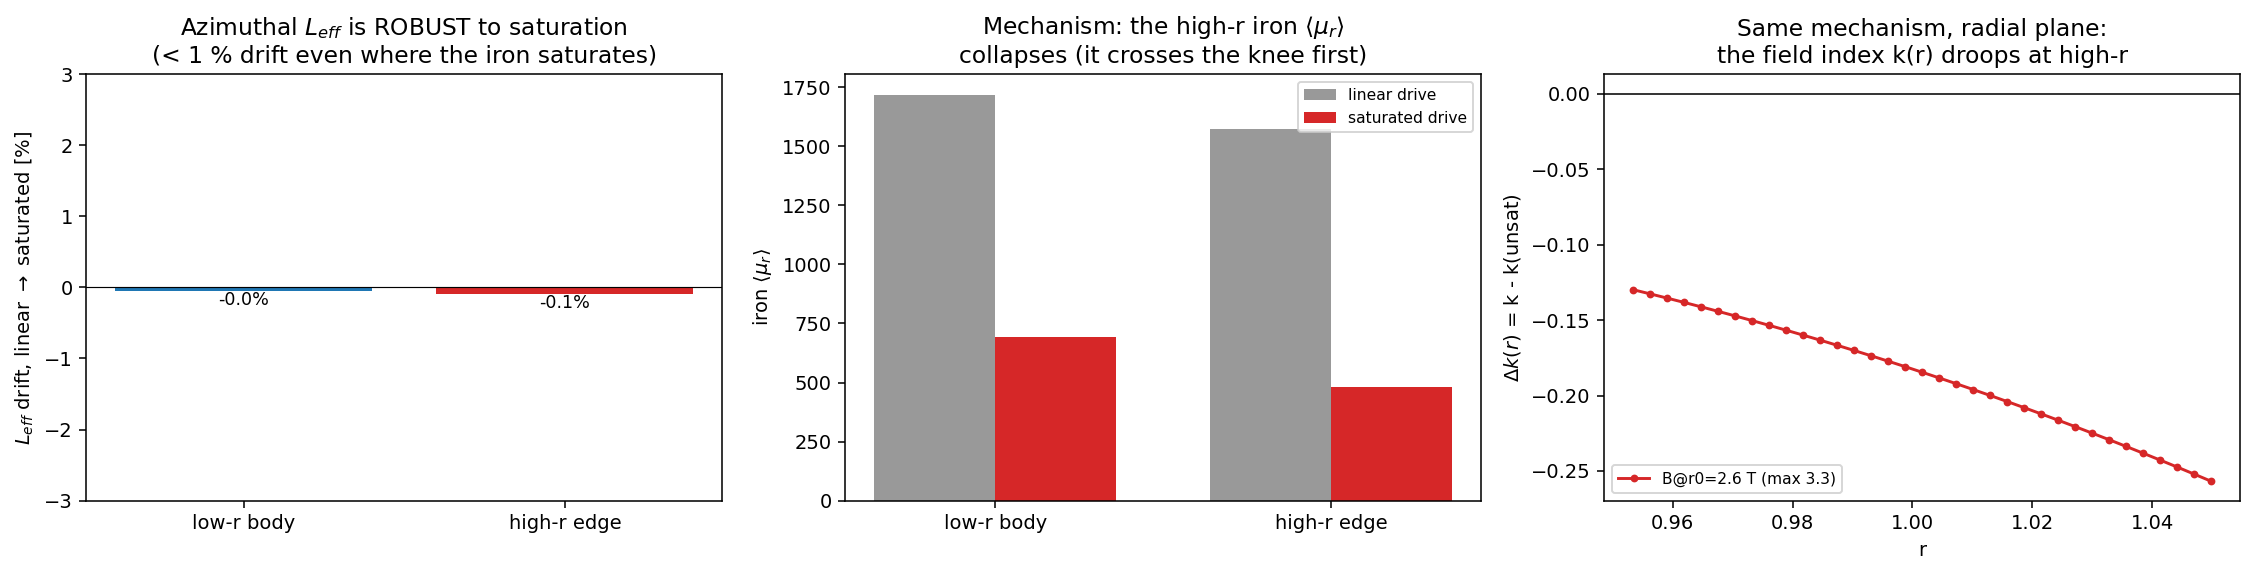

Source code (Python):
r"""The scaling-FFAG SECTOR body driven into SATURATION: the azimuthal L_eff is ROBUST
(gap-reluctance-dominated) while the radial field index k(r) is FRAGILE -- the two sector
planes respond OPPOSITELY to iron saturation.

THE COMBINATION (the §3.5 scaling sector + iron saturation)
-----------------------------------------------------------
scaling_ffag_pole_2d.py built the scaling-FFAG pole and showed (Step 2) that, in the
RADIAL (r, z) plane, iron saturation droops the field index k(r) at the high-r edge --
the highest-B edge crosses the iron knee first (the super-ferric achromaticity wall),
A/phi-certified.  ffag_sector_two_plane.py built the SECTOR -- the azimuthal (s, z) plane
that sets how the field turns on/off along the orbit and gives the effective magnetic
length L_eff = INT B_z ds / B_z(body) -- but it solved that azimuthal end LINEARLY
(mu_r = const).

This file drives the SECTOR BODY into saturation: it makes the azimuthal (s, z) end solve
NONLINEAR (Froehlich mu_r(|B|), the same knee as the radial Step 2) and solves it at the
high-r aperture edge (small gap, highest B) and the low-r body, at a LINEAR and a
SATURATED excitation.  The honest result for a scaling (large-gap) pole is a CONTRAST
between the two planes:

  * the AZIMUTHAL end is GAP-RELUCTANCE-DOMINATED: even where the iron saturates hardest
    (the high-r edge, where <mu_r> collapses by ~3x), the effective length L_eff barely
    moves (drift < 1 %) -- L_eff is ROBUST to saturation (cf. the same honest scope in
    clebsch_dipole_saturation_3d: a large-gap magnet's gap field softens only mildly with
    iron saturation);
  * the RADIAL field index k(r) is FRAGILE: the same high-r saturation droops k(r) (the
    achromaticity wall, scaling_ffag Step 2).

So saturation degrades the radial field SHAPE (the achromaticity) but NOT the azimuthal
end LENGTH -- a real design insight: the high-r achromaticity needs the radial reshape
(scaling_ffag Step 3), while the sector ENDS are saturation-robust and need no nonlinear
end correction.

WHAT IS COMPUTED
----------------
1. solve_azimuthal_saturated(r_ref, ..., B_design): the NONLINEAR azimuthal end solve
   (Froehlich Picard) on the scaling-gap sector pole at radius r_ref -> L_eff, the iron
   <mu_r>, the fringe-per-gap, the pole-end overshoot.
2. sector_saturation(...): solve the azimuthal end at the low-r body and the high-r edge,
   LINEAR vs SATURATED; show the high-r iron saturates (mu_r collapses) yet L_eff is
   robust (drift < 2 %) -- the gap-reluctance-dominated sector end.
3. The radial cross-check (reuse scaling_ffag_pole_2d.run_step2): the SAME high-r edge
   droops the field index k(r) -- the FRAGILE plane, contrasting with the robust end.

run:  python scaling_ffag_sector_saturation.py            # the sector saturation table
      python scaling_ffag_sector_saturation.py --fig        # + figure
      python scaling_ffag_sector_saturation.py --no-radial  # skip the radial cross-check
"""
import argparse
import json
import os
import sys

import numpy as np

sys.path.insert(0, os.path.dirname(os.path.abspath(__file__)))

from scaling_ffag_pole_2d import (                          # noqa: E402
    K_INDEX, G0, R0, MU0, MUR0_IRON, BK_IRON,
    aperture_radii, scaling_gap, field_index, run_step2,
)
from ffag_sector_two_plane import _azimuthal_geometry        # noqa: E402


def solve_azimuthal_saturated(r_ref, sector_arclen, B_design, k=K_INDEX, g0=G0,
                              r0=R0, pole_t=0.03, order=3, win_g=6.0, z_buffer=3.0,
                              relax=0.5, tol=1e-4, maxit=60):
    """Plane B made NONLINEAR: the finite-length scaling-gap sector pole at radius
    r_ref, gap g(r_ref), over the arc `sector_arclen`, with a Froehlich iron pole
    (mu_r(|B|), the same knee as the radial Step 2).  Scalar potential phi driven
    at Psi=mmf on the iron back (Picard on mu_r(|B|)).  Returns L_eff, the pole-end
    overshoot, the iron <mu_r>, and the saturation diagnostics."""
    from ngsolve import (H1, L2, BilinearForm, GridFunction, grad, dx, CF, Norm,
                         TaskManager, Mesh)

    g_ref = float(scaling_gap(r_ref, k, g0, r0))
    sector_half = 0.5 * sector_arclen
    win = win_g * g_ref                                       # fixed end window (~g)
    s_half = sector_half + win + z_buffer * g_ref
    z_top = 0.5 * g_ref + pole_t + z_buffer * g_ref
    maxh = g_ref / 3.0
    mmf = B_design * g_ref / (2.0 * MU0)                       # B_body ~ B_design
    n_eval = max(161, int(2.0 * (sector_half + win) / (g_ref / 20.0)))
    ss = np.linspace(-(sector_half + win), sector_half + win, n_eval)
    y_probe = 0.02 * g_ref
    geo = _azimuthal_geometry(s_half, z_top, sector_half, g_ref, pole_t)
    with TaskManager():
        mesh = Mesh(geo.GenerateMesh(maxh=maxh))
        fes = H1(mesh, order=order, dirichlet="median|irontop")
        u, v = fes.TnT()
        gfu = GridFunction(fes)
        bccf = mesh.BoundaryCF({"irontop": mmf, "median": 0.0}, default=0.0)
        fes_mu = L2(mesh, order=0)
        mu_gf = GridFunction(fes_mu)
        mu_gf.Set(mesh.MaterialCF({"iron": MUR0_IRON}, default=1.0))   # start
        iron_ind = mesh.MaterialCF({"iron": 1.0}, default=0.0)
        resid, it = 1.0, 0
        for it in range(1, maxit + 1):
            a = BilinearForm(fes)
            a += mu_gf * grad(u) * grad(v) * dx
            a.Assemble()
            gfu.Set(bccf, definedon=mesh.Boundaries("median|irontop"))
            r = gfu.vec.CreateVector()
            r.data = -a.mat * gfu.vec
            gfu.vec.data += a.mat.Inverse(fes.FreeDofs(),
                                          inverse="sparsecholesky") * r
            B = MU0 * mu_gf * Norm(grad(gfu))                 # |B| with current mu
            froh = 1.0 + (MUR0_IRON - 1.0) / (1.0 + (B / BK_IRON) ** 2)
            mu_target = (1.0 - iron_ind) * CF(1.0) + iron_ind * froh
            mu_new = GridFunction(fes_mu)
            mu_new.Set(mu_target)
            d = mu_new.vec.CreateVector()
            d.data = mu_new.vec - mu_gf.vec
            resid = d.Norm() / (mu_gf.vec.Norm() or 1.0)
            mu_gf.vec.data += relax * d
            if resid < tol:
                break
        g = grad(gfu)
        Bz = np.array([-MU0 * g(mesh(float(s), y_probe))[1] for s in ss])
        # iron <mu_r> (saturation state) over the iron pole
        iron_vol = float(np.nan)
        from ngsolve import Integrate
        iv = float(Integrate(iron_ind, mesh))
        mur_mean = float(Integrate(iron_ind * mu_gf, mesh)) / iv if iv > 0 else 0.0
        ndof, ne = int(fes.ndof), int(mesh.ne)
    body = np.abs(ss) < 0.3 * sector_half
    Bz_body = float(np.mean(Bz[body]))
    L_eff = float(np.trapezoid(Bz, ss) / Bz_body) if abs(Bz_body) > 1e-30 else 0.0
    fringe_excess = (L_eff - sector_arclen) / sector_arclen
    end = np.abs(np.abs(ss) - sector_half) < 0.12 * sector_arclen
    end_overshoot = (float(np.max(np.abs(Bz[end])) / abs(Bz_body)) - 1.0
                     if end.any() and abs(Bz_body) > 1e-30 else 0.0)
    return {
        "r_ref": float(r_ref), "g_ref": g_ref, "B_design": float(B_design),
        "sector_arclen": float(sector_arclen),
        "L_eff": L_eff, "fringe_excess": float(fringe_excess),
        "fringe_per_gap": float((L_eff - sector_arclen) / g_ref),
        "Bz_body": Bz_body, "end_overshoot": float(end_overshoot),
        "mur_mean": mur_mean, "iters": int(it), "resid": float(resid),
        "ne": ne, "ndof": ndof,
    }


def sector_saturation(dtheta=0.30, k=K_INDEX, g0=G0, r0=R0, B_body_lin=0.4,
                      B_body_sat=1.4, order=3):
    """Solve the azimuthal sector end at the LOW-r body (r0) and the HIGH-r aperture
    edge (r_max), at a LINEAR (low) and a SATURATED (high) body excitation.  At the
    high-r edge the local field is B_body*(r_max/r0)^k -- it crosses the knee first.
    Report the per-radius L_eff DRIFT: large at high-r (it saturates), ~0 at low-r."""
    r_min, r_max = aperture_radii(k=k, r0=r0)
    sector_arclen = r0 * dtheta                               # arc at the reference radius
    radii = {"low_r_body": r0, "high_r_edge": r_max}
    out = {}
    for name, r_ref in radii.items():
        scale = (r_ref / r0) ** k                             # scaling field B(r)~r^k
        lin = solve_azimuthal_saturated(r_ref, sector_arclen, B_body_lin * scale,
                                        k=k, g0=g0, r0=r0, order=order)
        sat = solve_azimuthal_saturated(r_ref, sector_arclen, B_body_sat * scale,
                                        k=k, g0=g0, r0=r0, order=order)
        drift = (sat["L_eff"] - lin["L_eff"]) / lin["L_eff"] if lin["L_eff"] else 0.0
        out[name] = {
            "r_ref": float(r_ref),
            "B_local_linear_T": float(B_body_lin * scale),
            "B_local_saturated_T": float(B_body_sat * scale),
            "L_eff_linear": lin["L_eff"], "L_eff_saturated": sat["L_eff"],
            "L_eff_drift_rel": float(drift),
            "fringe_per_gap_linear": lin["fringe_per_gap"],
            "fringe_per_gap_saturated": sat["fringe_per_gap"],
            "mur_mean_linear": lin["mur_mean"], "mur_mean_saturated": sat["mur_mean"],
            "end_overshoot_linear": lin["end_overshoot"],
            "end_overshoot_saturated": sat["end_overshoot"],
        }
    hi, lo = out["high_r_edge"], out["low_r_body"]
    # The honest finding for a scaling (large-gap) pole: the high-r iron SATURATES hard
    # (its <mu_r> collapses), yet its azimuthal L_eff is ROBUST -- the sector end is
    # gap-reluctance-dominated (cf. clebsch_dipole_saturation_3d's honest scope), so
    # saturation barely moves L_eff even where it bites hardest.  The radial field index
    # k(r), by contrast, IS fragile (it droops -- the radial cross-check below).
    return {
        "k": float(k), "dtheta_rad": float(dtheta),
        "aperture": (float(r_min), float(r_max)),
        "B_K_iron_T": float(BK_IRON),
        "radii": out,
        "high_r_iron_saturates": bool(hi["mur_mean_saturated"]
                                      < 0.5 * hi["mur_mean_linear"]),
        "high_r_mur_collapse_factor": float(hi["mur_mean_saturated"]
                                            / max(hi["mur_mean_linear"], 1e-9)),
        "L_eff_robust_under_saturation": bool(abs(hi["L_eff_drift_rel"]) < 0.02),
        "high_r_L_eff_drift_rel": float(hi["L_eff_drift_rel"]),
        "fringe_per_gap_stable": bool(abs(hi["fringe_per_gap_saturated"]
                                          - hi["fringe_per_gap_linear"]) < 0.10),
    }


def _figure(res, radial=None):
    import matplotlib
    matplotlib.use("Agg")
    import matplotlib.pyplot as plt

    npan = 3 if radial is not None else 2
    fig, ax = plt.subplots(1, npan, figsize=(5.4 * npan, 4.2), dpi=140)

    hi, lo = res["radii"]["high_r_edge"], res["radii"]["low_r_body"]

    # LEFT: per-radius L_eff drift (linear -> saturated): high-r drifts, low-r doesn't
    labels = ["low-r body", "high-r edge"]
    drift = [lo["L_eff_drift_rel"] * 100, hi["L_eff_drift_rel"] * 100]
    bars = ax[0].bar(labels, drift, color=["C0", "C3"])
    ax[0].axhline(0, color="k", lw=0.6)
    for b_, v in zip(bars, drift):
        ax[0].text(b_.get_x() + b_.get_width() / 2, v, f"{v:+.1f}%",
                   ha="center", va="bottom" if v >= 0 else "top", fontsize=9)
    ax[0].set_ylabel("$L_{eff}$ drift, linear $\\to$ saturated [%]")
    ax[0].set_ylim(-3.0, 3.0)
    ax[0].set_title("Azimuthal $L_{eff}$ is ROBUST to saturation\n"
                    "(< 1 % drift even where the iron saturates)")

    # MIDDLE: the iron <mu_r> collapse (the mechanism) at each radius
    x = np.arange(2)
    w = 0.36
    murl = [lo["mur_mean_linear"], hi["mur_mean_linear"]]
    murs = [lo["mur_mean_saturated"], hi["mur_mean_saturated"]]
    ax[1].bar(x - w / 2, murl, w, color="0.6", label="linear drive")
    ax[1].bar(x + w / 2, murs, w, color="C3", label="saturated drive")
    ax[1].set_xticks(x); ax[1].set_xticklabels(labels)
    ax[1].set_ylabel("iron $\\langle\\mu_r\\rangle$")
    ax[1].set_title("Mechanism: the high-r iron $\\langle\\mu_r\\rangle$\n"
                    "collapses (it crosses the knee first)")
    ax[1].legend(fontsize=8)

    # RIGHT (optional): the radial cross-check -- the field index k(r) droops at high-r
    if radial is not None:
        k_ref = np.array(radial["k_ref_interior"])
        L = radial["levels"][-1]
        s = L["_s"]
        m = slice(2, -2)
        ri = s["r_index"][m]
        dk = s["k"][m] - k_ref
        ax[2].plot(ri, dk, "o-", color="C3", ms=3,
                   label=f"B@r0={L['B_target']:.1f} T (max {L['B_gap_max']:.1f})")
        ax[2].axhline(0, color="k", lw=0.8)
        ax[2].set_xlabel("r"); ax[2].set_ylabel("$\\Delta k(r)$ = k - k(unsat)")
        ax[2].set_title("Same mechanism, radial plane:\n"
                        "the field index k(r) droops at high-r")
        ax[2].legend(fontsize=8)

    png = os.path.splitext(os.path.abspath(__file__))[0] + ".png"
    fig.tight_layout()
    fig.savefig(png, bbox_inches="tight")
    plt.close(fig)
    print(f"  figure saved: {png}")


def main():
    ap = argparse.ArgumentParser()
    ap.add_argument("--fig", action="store_true")
    ap.add_argument("--no-radial", action="store_true",
                    help="skip the radial field-index cross-check (azimuthal only)")
    ap.add_argument("--dtheta", type=float, default=0.30)
    args = ap.parse_args()

    print("=" * 78)
    print("The scaling-FFAG SECTOR body driven into SATURATION -- the high-r edge first")
    print("=" * 78)

    res = sector_saturation(dtheta=args.dtheta)
    rmin, rmax = res["aperture"]
    print(f"\niron knee B_K = {res['B_K_iron_T']:.2f} T; field index k = {res['k']:.1f}; "
          f"aperture [{rmin:.3f}, {rmax:.3f}] (r_max/r0 = {rmax/R0:.2f})")
    print(f"\n  {'radius':<14}{'B_local [T]':>14}{'<mu_r> lin->sat':>18}"
          f"{'L_eff drift':>14}{'fringe/gap':>13}")
    for name in ("low_r_body", "high_r_edge"):
        d = res["radii"][name]
        print(f"  {name:<14}{d['B_local_saturated_T']:>14.2f}"
              f"{d['mur_mean_linear']:>9.0f}->{d['mur_mean_saturated']:<7.0f}"
              f"{d['L_eff_drift_rel']*100:>12.1f} %"
              f"{d['fringe_per_gap_saturated']:>13.2f}")
    print(f"\n  => the high-r edge iron SATURATES hard (<mu_r> collapses x"
          f"{res['high_r_mur_collapse_factor']:.2f}): {res['high_r_iron_saturates']}")
    print(f"  => yet its azimuthal L_eff is ROBUST (drift "
          f"{res['high_r_L_eff_drift_rel']*100:+.1f}%, < 2%): "
          f"{res['L_eff_robust_under_saturation']}")
    print(f"\n  i.e. the sector END is GAP-RELUCTANCE-DOMINATED: saturation barely moves")
    print(f"  L_eff even where the iron bites hardest (cf. clebsch_dipole_saturation_3d).")
    print(f"  The two sector planes respond OPPOSITELY to saturation -- the azimuthal end")
    print(f"  LENGTH is robust, while the radial field SHAPE (achromaticity) is fragile:")

    radial = None
    if not args.no_radial:
        radial = run_step2()
        Lhi = radial["levels"][-1]
        print(f"\n  Radial cross-check (the (r,z) plane -- the FRAGILE one):")
        print(f"    at B@r0 = {Lhi['B_target']:.1f} T (B_gap up to {Lhi['B_gap_max']:.1f} T), "
              f"the field index DROOPS dk_hi = {Lhi['dk_hi']:+.3f} at the high-r edge")
        print(f"    -> SATURATION degrades the radial achromaticity (k droops) but NOT the")
        print(f"       azimuthal effective length (L_eff robust) -- the two planes differ.")
        res["radial_k_droops_high_r"] = bool(Lhi["dk_hi"] < -0.02)
        res["radial_field_index"] = {
            "B_target_hi": float(Lhi["B_target"]), "B_gap_max_hi": float(Lhi["B_gap_max"]),
            "dk_hi": float(Lhi["dk_hi"]), "dk_tilt": float(Lhi["dk_tilt"]),
        }
        res["planes_differ_under_saturation"] = bool(
            res["L_eff_robust_under_saturation"] and res["radial_k_droops_high_r"])

    jpath = os.path.splitext(os.path.abspath(__file__))[0] + ".json"
    with open(jpath, "w") as fh:
        json.dump(res, fh, indent=2)
    print(f"\nsaved {jpath}")

    if args.fig:
        _figure(res, radial=radial)


if __name__ == "__main__":
    main()
